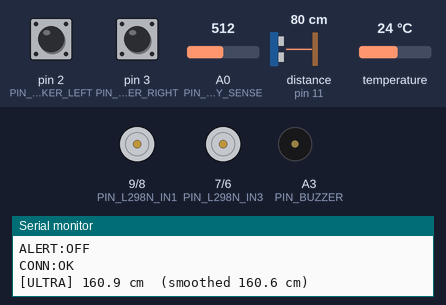
A sketch run on a simulated Arduino Uno, built with avr-gcc and run on an emulated ATmega328P. Parts: motor-driver pin pairs drawn as motors (green arrow = first pin HIGH = forward, orange = second pin HIGH = backward, longer = more drive, scaled by the enable pin), buzzer (waves = sounding, pin HIGH), the last lines printed to the serial monitor. Wiring (inferred from the names in the program): ultrasonic range finder: trigger pin 4; echo pin 11. The inputs (shaded band) are chosen by the test bench; at power-on: pin 2 (PIN_WHISKER_LEFT) HIGH, temperature 24 °C, A0 (PIN_BATTERY_SENSE) = 512, pin 3 (PIN_WHISKER_RIGHT) HIGH, distance to the obstacle (sensor on pin 11) 80 cm. The echo pulse lasts 58.3 µs per cm; pins used as bus, display or sensor lines are not drawn.

Above: at 1.2 s.
1.3 s: pin 2 (PIN_WHISKER_LEFT) pulled LOW for 3.2 s
At 2.56 s:
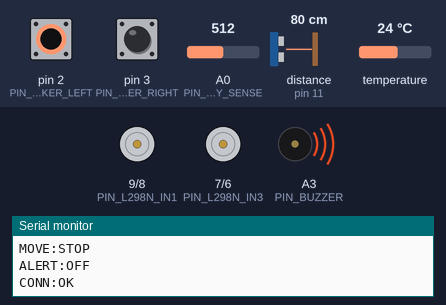
6.0 s: temperature set to 31.5 °C
8.7 s: temperature set to 32.3 °C
At 12.0 s:
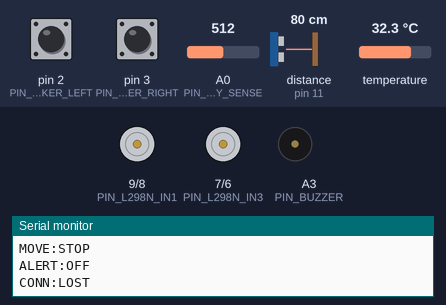
13.5 s: A0 (PIN_BATTERY_SENSE) set to 306
At 15.1 s:
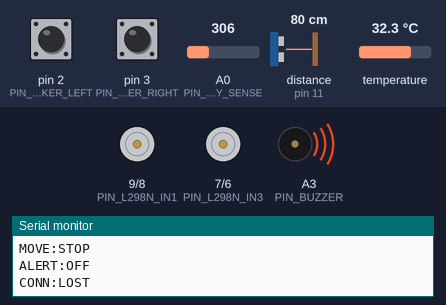
Timing chart, 0 to 16.9 s (numbered marks = the images above; inputs shaded):
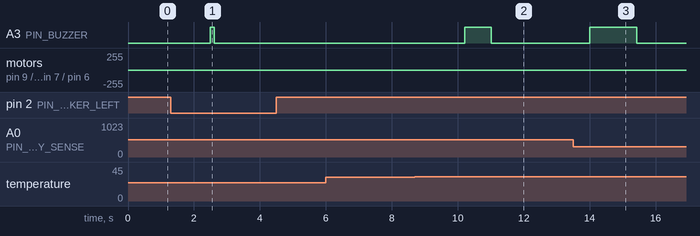

Measured:
- the behaviour switches between 31.8 and 31.9 °C on temperature (found by bisection; images 1 and 2)
- after the input at 1.3 s, A3 (PIN_BUZZER): LOW → HIGH after 1.2 s, → LOW 0.12 s later; motor on pin 9 (PIN_L298N_IN1) / pin 8 (PIN_L298N_IN2), motor on pin 7 (PIN_L298N_IN3) / pin 6 (PIN_L298N_IN4): stopped → backward 4/255 after 1.5 s, → stopped 0.25 s later
- after the input at 8.7 s, A3 (PIN_BUZZER): LOW → HIGH after 1.5 s, → LOW 0.80 s later
- after the input at 13.5 s, A3 (PIN_BUZZER): LOW → HIGH after 0.51 s, → LOW 1.4 s later

The sketch:

BioMouse_Arduino.ino
```cpp
/* ============================================================================
 *  BIO-MOUSE RESCUE ROBOT  --  ARDUINO MAIN SKETCH  (v1.0.0)
 * ----------------------------------------------------------------------------
 *  WHAT THIS BOARD IS RESPONSIBLE FOR
 *    This is the safety-critical half of the robot. It owns the motors, the
 *    AMG8833 thermal array, the HC-SR04 ultrasonic, the whisker switches, the
 *    buzzer and the battery monitor. It knows nothing about Wi-Fi or the app.
 *
 *    The ESP32-CAM owns Wi-Fi and the camera. It receives commands from the
 *    mobile app, forwards them down the UART to this board, and forwards this
 *    board's telemetry back up to the app.
 *
 *  MODULE MAP (each in its own header, all included below)
 *    [1] motor.h        Motor control (L298N, 4WD differential drive)
 *    [2] thermal.h      AMG8833 thermal sensing
 *    [3] navigation.h   Thermal-guided navigation
 *    [4] whisker.h      Whisker obstacle detection (secondary/backup)
 *    [5] buzzer.h       5V active buzzer
 *    [6] battery.h      Battery monitoring
 *    [7] uart.h         UART communication (command parser + telemetry)
 *    [8] safety.h       Safety / emergency stop
 *    [9] modes.h        Manual mode
 *    [10] modes.h       Automatic thermal-guided mode
 *    [11] ultrasonic.h  HC-SR04 PRIMARY front obstacle detection
 *         obstacle.h    Obstacle avoidance state machine
 *
 *  REQUIRED LIBRARIES  (Arduino IDE -> Library Manager)
 *    "Adafruit AMG88xx Library"  by Adafruit   <-- provides Adafruit_AMG88xx
 *    "Adafruit BusIO"            by Adafruit   (dependency)
 *
 *    NOTE: there is NO library called "Adafruit AMG8833". The AMG8833 is a
 *    model of the AMG88xx family and is driven by the single AMG88xx driver.
 *    Its I2C address is 0x69 (see config.h), not 0x33.
 *
 *    Verified with arduino-cli 1.1.1 + arduino:avr:uno 1.8.6:
 *      Sketch uses 19678 bytes (61%) of 32256; 1301 bytes (63%) of RAM.
 *
 *  BOARD
 *    Arduino UNO R3 / Nano, or any ATmega328P board.
 *
 *  SAFETY DISCLAIMER
 *    Academic / prototype rescue robot. It assists a search; it does not
 *    replace a trained rescue team. Nothing here claims a person has been
 *    found. It reports that HEAT was detected.
 * ========================================================================= */

#include "state.h"
#include "motor.h"
#include "safety.h"
#include "buzzer.h"
#include "battery.h"
#include "ultrasonic.h"      // [11] HC-SR04 primary front detection
#include "whisker.h"         // [4]  secondary / backup detection
#include "obstacle.h"        //      avoidance state machine
#include "thermal.h"
#include "navigation.h"
#include "modes.h"
#include "uart.h"

/* ==========================================================================
 *  SETUP
 * ========================================================================== */
void setup() {
  Serial.begin(UART_BAUD);

  // ---- Pin directions ----------------------------------------------------
  pinMode(PIN_L298N_IN1, OUTPUT);
  pinMode(PIN_L298N_IN2, OUTPUT);
  pinMode(PIN_L298N_IN3, OUTPUT);
  pinMode(PIN_L298N_IN4, OUTPUT);

  pinMode(PIN_BUZZER, OUTPUT);

  // Whiskers use the internal pull-ups: a microswitch ties the pin to GND
  // when pressed, so no external resistors are needed.
  pinMode(PIN_WHISKER_LEFT,  INPUT_PULLUP);
  pinMode(PIN_WHISKER_RIGHT, INPUT_PULLUP);
  if (PIN_WHISKER_REAR >= 0) pinMode(PIN_WHISKER_REAR, INPUT_PULLUP);

  // HC-SR04 ultrasonic. TRIG is driven by the firmware and must be LOW while
  // idle, otherwise the module fires continuously. ECHO is an input.
  pinMode(PIN_ULTRASONIC_TRIG, OUTPUT);
  digitalWrite(PIN_ULTRASONIC_TRIG, LOW);
  pinMode(PIN_ULTRASONIC_ECHO, INPUT);

  // Emergency-stop button.
  if (PIN_ESTOP_BUTTON >= 0) pinMode(PIN_ESTOP_BUTTON, INPUT_PULLUP);

  // ENA/ENB must be PWM pins, otherwise the robot only ever runs at full
  // speed and CMD:SPEED has no visible effect.
  analogWrite(PIN_L298N_ENA, 0);
  analogWrite(PIN_L298N_ENB, 0);

  motorsHardStop();          // never boot with the motors energised

  // ---- I2C / thermal sensor ----------------------------------------------
  Wire.begin();
  Wire.setClock(400000);     // the AMG8833 supports I2C Fast Mode
  thermalInit();

  // Prime the battery reading so the first telemetry is already sensible.
  batteryService();

  // Timing baselines. lastCommandRxMs matters: the robot must not trip the
  // failsafe watchdog while the ESP32-CAM is still booting.
  lastCommandRxMs   = nowMs();
  lastTelemetryMs   = nowMs();
  lastHeartbeatMs   = nowMs();
  lastThermalReadMs = nowMs();

  // ---- Startup banner ----------------------------------------------------
  Serial.println();
  Serial.println(F("========================================="));
  Serial.println(F(" BIO-MOUSE RESCUE ROBOT - ARDUINO v1.0.0"));
  Serial.print(F(" UART @ ")); Serial.print(UART_BAUD); Serial.println(F(" baud"));
  Serial.print(F(" Thermal sensor: "));
  Serial.println(sensorReady ? F("READY") : F("MISSING - CHECK I2C WIRING"));
  Serial.print(F(" Battery: "));
  Serial.print((int)(batteryPercent + 0.5f));
  Serial.print(F("% ("));
  Serial.print(batteryVolts, 1);
  Serial.println(F("V)"));
  Serial.print(F(" Speed: ")); Serial.println((int)currentSpeed);

  // Probe the ultrasonic once at boot, so a wiring fault is obvious immediately
  // rather than discovered later in a rescue scenario.
  float probe = readUltrasonicDistance();
  Serial.print(F(" Ultrasonic: "));
  if (probe >= 0.0f) {
    Serial.print(probe, 0);
    Serial.println(F(" cm"));
  } else {
    Serial.println(F("NO ECHO (whiskers are the backup)"));
  }

  Serial.println(F(" Waiting for commands from ESP32-CAM..."));
  Serial.println(F("========================================="));
  Serial.println(F("ROBOT:ONLINE"));
}

/* ==========================================================================
 *  LOOP  --  non-blocking scheduler
 * ==========================================================================
 *  Nothing here uses delay(), so an emergency STOP from the app is honoured on
 *  every single pass, including in the middle of an avoidance manoeuvre.
 *
 *    1. uartService() runs FIRST, so a STOP takes effect before anything else.
 *    2. safetyService() next, so the E-STOP and failsafe are always checked.
 *    3. Sensors refresh.
 *    4. The avoidance state machine advances at most one phase.
 *    5. EXACTLY ONE mode service runs, and is the only other motor driver.
 * ========================================================================== */
void loop() {
  // [7] Commands from the app (highest priority).
  uartService();

  // [8] E-STOP button + failsafe watchdog.
  safetyService();

  // [5] Buzzer pattern, non-blocking.
  buzzerService();

  // [11] HC-SR04: rate-limited, non-blocking distance reading.
  ultrasonicService();

  // [4] Whiskers: debounced secondary/backup detection (reporting only).
  whiskerService();

  // Obstacle avoidance state machine. Owns the motors while a manoeuvre is in
  // flight. Non-blocking, so the UART keeps running throughout.
  avoidService();

  // [6] Battery level.
  batteryService();

  // [2] AMG8833 frame + classification + close-range alert.
  thermalService();

  // [9] / [10] Exactly one of these owns the motors this pass.
  if (robotMode == MODE_AUTO) autoModeService();     // [10]
  else                         manualModeService();   // [9]

  // ---- Periodic telemetry ------------------------------------------------
  if (elapsed(lastTelemetryMs, TELEMETRY_INTERVAL_MS)) {
    lastTelemetryMs = nowMs();
    sendTelemetry();
  }

  // ---- Keep-alive so the ESP32-CAM knows this board is alive -------------
  if (elapsed(lastHeartbeatMs, HEARTBEAT_INTERVAL_MS)) {
    lastHeartbeatMs = nowMs();
    Serial.print(F("ROBOT:ONLINE:CMDS="));
    Serial.print(cmdCount);
    Serial.print(F(":RX="));
    Serial.print(rxLineCount);
    Serial.print(F(":UPTIME="));
    Serial.print(millis() / 1000);
    Serial.println(F("s"));
  }
}

/* ==========================================================================
 *  END OF FILE
 * ========================================================================== */
```

battery.h
```cpp
/* ============================================================================
 *  MODULE [6] : BATTERY MONITORING
 * ----------------------------------------------------------------------------
 *  Reads a resistive divider on PIN_BATTERY_SENSE and converts it to volts and
 *  then to a percentage of a 3S Li-ion pack.
 *
 *  The reading is averaged over 10 samples and then smoothed again, because a
 *  single ADC read on a motorised robot is very noisy (the motors' back-EMF
 *  pulls the supply around) and a jittering battery bar looks broken.
 *
 *  Below BATTERY_LOW_PERCENT the buzzer starts a slow repeating pattern and an
 *  EVENT:BATTERY_LOW is reported. Hysteresis stops it buzzing on and off when
 *  the pack sits exactly at the threshold.
 * ========================================================================== */
#ifndef BIOMOUSE_BATTERY_H
#define BIOMOUSE_BATTERY_H

#include "state.h"
#include "buzzer.h"

inline void batteryService() {
  static uint32_t lastReadMs = 0;
  if (!elapsed(lastReadMs, 1000)) return;      // once per second is plenty
  lastReadMs = nowMs();

  // Average 10 rapid reads to reject ADC noise.
  long acc = 0;
  for (uint8_t i = 0; i < 10; i++) acc += analogRead(PIN_BATTERY_SENSE);

  // Arduino ADC is 10-bit over the 5V reference.
  float volts = (acc / 10.0f) * (5.0f / 1023.0f) * BATTERY_DIVIDER_RATIO;

  // Smooth so the app's battery bar is stable.
  batteryVolts = (batteryVolts * 0.7f) + (volts * 0.3f);

  // Map volts onto 0-100%, clamped so a detached sensor cannot report nonsense.
  batteryPercent = constrain(
      ((batteryVolts - BATTERY_EMPTY_VOLTS) /
       (BATTERY_FULL_VOLTS - BATTERY_EMPTY_VOLTS)) * 100.0f, 0.0f, 100.0f);

  if (batteryPercent <= BATTERY_LOW_PERCENT && !batteryLowAnnounced) {
    batteryLowAnnounced = true;
    Serial.println(F("EVENT:BATTERY_LOW"));
    buzzerStartRepeating(BEEP_LONG_MS, 3000);
  } else if (batteryPercent > (BATTERY_LOW_PERCENT + 5.0f)) {
    // 5% of hysteresis, otherwise it re-triggers constantly near the limit.
    batteryLowAnnounced = false;
  }
}

#endif // BIOMOUSE_BATTERY_H
```

buzzer.h
```cpp
/* ============================================================================
 *  MODULE [5] : ACTIVE BUZZER
 * ----------------------------------------------------------------------------
 *  Wiring: +5V -> buzzer (+) and buzzer (-) -> GPIO pin. The pin only sinks
 *  current. If your buzzer draws more than ~15 mA (a sounder, not a small
 *  active buzzer), put a transistor driver between the pin and the buzzer.
 *
 *  Fully NON-BLOCKING: patterns are driven by buzzerService() using millis()
 *  timing rather than delay(). This matters because a blocking delay() in the
 *  buzzer would stop the UART listener from processing an emergency STOP.
 * ========================================================================== */
#ifndef BIOMOUSE_BUZZER_H
#define BIOMOUSE_BUZZER_H

#include "state.h"

inline void buzzerWrite(bool on) {
  digitalWrite(PIN_BUZZER, on ? HIGH : LOW);
  buzzerActive = on;
}

// Silence everything and tell the app.
inline void buzzerOff() {
  buzzerWrite(false);
  buzzerRepeating = false;
  Serial.println(F("BUZZER:OFF"));
}

// One short beep (used by the self-test and by SCAN).
inline void buzzerBeepOnce(uint16_t durationMs) {
  buzzerRepeating    = false;
  buzzerOnMs         = durationMs;
  buzzerWrite(true);
  buzzerNextToggleMs = nowMs() + durationMs;
}

// Repeating pattern until buzzerOff() is called (alerts, manual ON).
inline void buzzerStartRepeating(uint16_t onMs, uint16_t periodMs) {
  buzzerRepeating    = true;
  buzzerOnMs         = onMs;
  buzzerPeriodMs     = max(onMs + BEEP_GAP_MS, periodMs);
  buzzerNextIsOn     = false;
  buzzerWrite(true);
  buzzerNextToggleMs = nowMs() + onMs;
}

// Advance the pattern. Call every loop iteration.
inline void buzzerService() {
  if (!buzzerActive) return;
  if (!isDue(buzzerNextToggleMs)) return;      // next toggle not due yet

  if (!buzzerRepeating) {
    buzzerWrite(false);                          // single beep finished
    return;
  }
  // Repeating: alternate ON and OFF every half period.
  buzzerNextIsOn = !buzzerNextIsOn;
  buzzerWrite(buzzerNextIsOn);
  buzzerNextToggleMs = nowMs() + (buzzerNextIsOn ? buzzerOnMs
                                                 : (buzzerPeriodMs - buzzerOnMs));
}

#endif // BIOMOUSE_BUZZER_H
```

modes.h
```cpp
/* ============================================================================
 *  MODULES [9] and [10] : MANUAL MODE  /  AUTOMATIC THERMAL-GUIDED MODE
 * ----------------------------------------------------------------------------
 *  Exactly one of these two functions drives the motors on each loop pass,
 *  selected by robotMode. This is the key conflict-prevention mechanism: the
 *  drive logic is split by MODE, so a manual command can never fight an
 *  autonomous decision.
 *
 *  [9]  MANUAL MODE
 *      The operator's last command is authoritative. An obstacle stops the
 *      robot and waits; a dead link stops it via the failsafe watchdog.
 *
 *  [10] AUTOMATIC THERMAL-GUIDED MODE
 *      This board decides where to go from the AMG8833. The app may still
 *      send STOP at any time: that sets manualOverrideLatch, which suspends
 *      autonomy until the operator clears it.
 * ========================================================================== */
#ifndef BIOMOUSE_MODES_H
#define BIOMOUSE_MODES_H

#include "state.h"
#include "motor.h"
#include "navigation.h"
#include "safety.h"
#include "obstacle.h"      // NEW: owns obstacle detection + the manoeuvre
#include "ultrasonic.h"

// ---- [9] MANUAL MODE ------------------------------------------------------
inline void manualModeService() {
  if (failsafeTriggered) { motorsHardStop(); return; }

  // An avoidance manoeuvre owns the motors while it runs. This is how the
  // ultrasonic and the whiskers take priority over the operator's drive
  // command WITHOUT the manoeuvre ever blocking the UART: avoidService()
  // advances the state machine, and this service simply stands down.
  if (avoidIsActive()) return;

  if (obstacleDetected()) {
    // Report and hold position. In MANUAL the operator is in charge, so we do
    // not manoeuvre automatically -- but we also will not drive into anything.
    motorsHardStop();
    if (activeCommand != CMD_STOP) {
      activeCommand = CMD_STOP;
      Serial.println(F("ROBOT:STOPPED:OBSTACLE"));
      dbg(F("manual: obstacle present, holding position"));
    }
    return;
  }

  int l, r;
  resolveCommandToWheelTargets(activeCommand, currentSpeed, l, r);
  applyRampedSpeed(requestToPwm(l), requestToPwm(r));
}

// ---- [10] AUTOMATIC THERMAL-GUIDED MODE -----------------------------------
inline void autoModeService() {
  // An alert or an obstacle always halts autonomy.
  if (alertActive) {
    motorsHardStop();
    activeCommand = CMD_STOP;
    return;
  }
  // Failsafe (link lost) or an operator STOP both suspend autonomy.
  if (failsafeTriggered || manualOverrideLatch) { motorsHardStop(); return; }
  // Never drive on a blind sensor.
  if (!sensorReady) { motorsHardStop(); return; }

  // The avoidance state machine owns the motors while it is running.
  if (avoidIsActive()) return;

  // Blocked and not manoeuvring (either not yet triggered, or the path stayed
  // blocked after a manoeuvre). Stay put rather than driving into it.
  if (obstacleDetected()) {
    motorsHardStop();
    activeCommand = CMD_STOP;
    return;
  }

  MoveCommand desired = thermalNavigationDecision();

  // Rate-limit SCAN so the robot pivots in short bursts with a pause between,
  // instead of spinning continuously at full speed.
  if (desired == CMD_SPIN_LEFT) {
    if (!elapsed(lastScanTurnMs, 1200)) return;   // resting between bursts
    lastScanTurnMs = nowMs();
  } else {
    lastScanTurnMs = 0;
  }

  activeCommand = desired;
  int l, r;
  resolveCommandToWheelTargets(desired, currentSpeed, l, r);
  applyRampedSpeed(requestToPwm(l), requestToPwm(r));
}

#endif // BIOMOUSE_MODES_H
```

navigation.h
```cpp
/* ============================================================================
 *  MODULE [3] : THERMAL-GUIDED NAVIGATION
 * ----------------------------------------------------------------------------
 *  Converts the current thermal frame into exactly ONE movement command.
 *  This is the whole autonomous decision, kept in one function so the
 *  behaviour can be read and tuned at a glance.
 *
 *    strongest heat LEFT   -> steer LEFT
 *    strongest heat CENTER -> move FORWARD
 *    strongest heat RIGHT  -> steer RIGHT
 *    no heat at all        -> SCAN (pivot to sweep the array and search)
 *    close-range heat      -> STOP (an alert is raised in thermal.h)
 *    sensor missing        -> STOP (never drive blind)
 * ========================================================================== */
#ifndef BIOMOUSE_NAVIGATION_H
#define BIOMOUSE_NAVIGATION_H

#include "state.h"

inline MoveCommand thermalNavigationDecision() {
  // A missing sensor or an active alert both mean: do not move.
  if (!sensorReady || alertActive) return CMD_STOP;

  // Nothing warm in view. Pivot slowly to sweep the array rather than
  // driving forward into an unknown space.
  if (heatRise < HEAT_RISE_THRESHOLD) return CMD_SPIN_LEFT;

  if (heatDirection == 0) return CMD_LEFT;
  if (heatDirection == 2) return CMD_RIGHT;
  return CMD_FORWARD;
}

#endif // BIOMOUSE_NAVIGATION_H
```

Source omitted: motor.h (4456 bytes), obstacle.h (10946 bytes), safety.h (2477 bytes), state.h (6330 bytes), thermal.h (6479 bytes), uart.h (9732 bytes), ultrasonic.h (6274 bytes), whisker.h (2974 bytes), config.h (13385 bytes)
